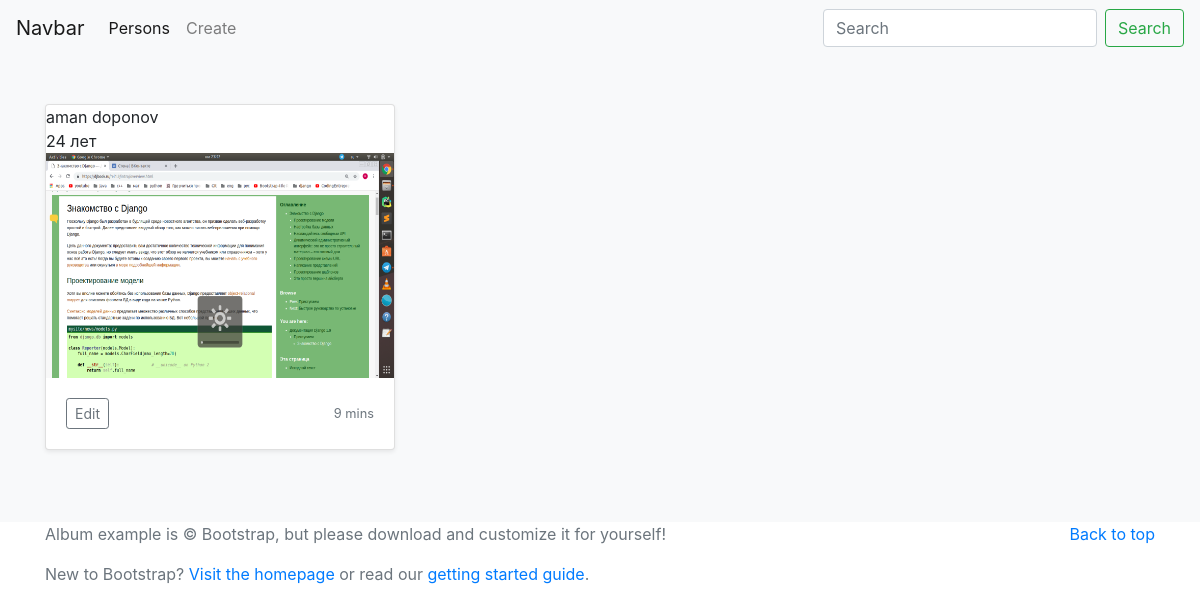
/persons/aman/, run on the app's committed database.
### person/models.py (models this page shows, shortened)
class Person(models.Model):
    name = models.CharField(max_length=100)
    surname = models.CharField(max_length=100)
    age = models.DecimalField(decimal_places=0, max_digits=100)
    image = models.ImageField(blank=True)

### person/views.py (the view)
# urls.py: path('persons/<str:name>/', person_detail_view, name='person_detail_view_url'),
def person_detail_view(request, name):
    person = Person.objects.get(name__iexact=name)
    return render(request, 'person/person_detail.html', context={'person': person})

### templates/person/person_detail.html
{% extends 'index.html' %}
{% block content %}
    <main role="main">
        <div class="album py-5 bg-light">
            <div class="container">
                <div class="row">
                        <div class="col-md-4">
                            <div class="card mb-4 shadow-sm">
                                 {{ person.name }}
                                {{ person.surname }}
                                <lable>{{ person.age }} лет</lable>
                                <img src="{{ person.image.url }}" width="100%" height="225">
                                <div class="card-body">
                                    <div class="d-flex justify-content-between align-items-center">
                                        <div class="btn-group">
                                            <a href="#">
                                                <button type="button" class="btn btn-sm btn-outline-secondary">Edit
                                                </button>
                                            </a>
                                        </div>
                                        <small class="text-muted">9 mins</small>
                                    </div>
                                </div>
                            </div>
                        </div>
                </div>
            </div>
        </div>
    </main>
{% endblock %}

### data on the page
Person: name "aman", surname "doponov", age "24", image (picture)
